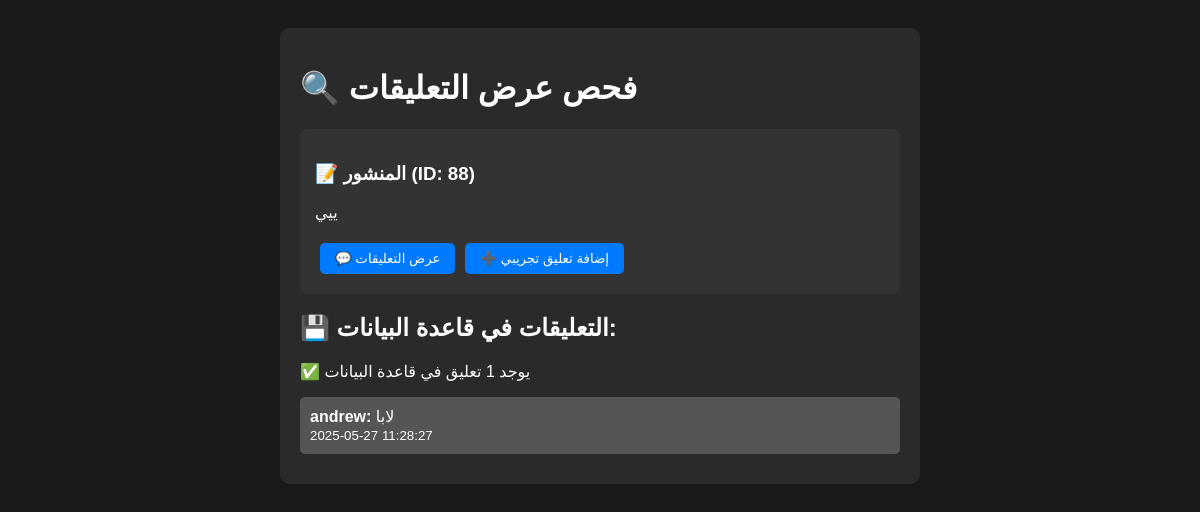
The app's page /debug_comments_display.php with its own data.
### tables this page shows
CREATE TABLE `posts` (
  `id` int(11) NOT NULL AUTO_INCREMENT,
  `user_id` int(11) NOT NULL,
  `content` text DEFAULT NULL,
  `media_url` varchar(255) DEFAULT NULL,
  `created_at` timestamp NOT NULL DEFAULT current_timestamp(),
  `updated_at` timestamp NOT NULL DEFAULT current_timestamp() ON UPDATE current_timestamp(),
  `media_type` varchar(10) DEFAULT NULL,
  `location` varchar(255) DEFAULT NULL,
  `is_private` tinyint(1) DEFAULT 0,
  `likes_count` int(11) DEFAULT 0,
  `comments_count` int(11) DEFAULT 0,
  `shares_count` int(11) DEFAULT 0,
  PRIMARY KEY (`id`),
  KEY `user_id` (`user_id`),
  CONSTRAINT `posts_ibfk_1` FOREIGN KEY (`user_id`) REFERENCES `users` (`id`) ON DELETE CASCADE
);

CREATE TABLE `comments` (
  `id` int(11) NOT NULL AUTO_INCREMENT,
  `user_id` int(11) NOT NULL,
  `post_id` int(11) NOT NULL,
  `content` text NOT NULL,
  `created_at` timestamp NOT NULL DEFAULT current_timestamp(),
  PRIMARY KEY (`id`),
  KEY `user_id` (`user_id`),
  KEY `post_id` (`post_id`),
  CONSTRAINT `comments_ibfk_1` FOREIGN KEY (`user_id`) REFERENCES `users` (`id`) ON DELETE CASCADE,
  CONSTRAINT `comments_ibfk_2` FOREIGN KEY (`post_id`) REFERENCES `posts` (`id`) ON DELETE CASCADE
);

CREATE TABLE `users` (
  `id` int(11) NOT NULL AUTO_INCREMENT,
  `username` varchar(50) NOT NULL,
  `email` varchar(255) NOT NULL,
  `password` varchar(255) NOT NULL,
  `profile_picture` varchar(255) DEFAULT NULL,
  `bio` text DEFAULT NULL,
  `created_at` timestamp NOT NULL DEFAULT current_timestamp(),
  `updated_at` timestamp NOT NULL DEFAULT current_timestamp() ON UPDATE current_timestamp(),
  `last_active` timestamp NOT NULL DEFAULT current_timestamp() ON UPDATE current_timestamp(),
  `last_message_time` datetime DEFAULT NULL,
  `first_name` varchar(50) DEFAULT '',
  `last_name` varchar(50) DEFAULT '',
  `avatar_url` varchar(255) DEFAULT '/WEP/assets/images/default-avatar.png',
  `last_activity` timestamp NOT NULL DEFAULT current_timestamp() ON UPDATE current_timestamp(),
  `location` varchar(255) DEFAULT NULL,
  `website` varchar(255) DEFAULT NULL,
  `phone` varchar(20) DEFAULT NULL,
  `is_verified` tinyint(1) DEFAULT 0,
  `is_private` tinyint(1) DEFAULT 0,
  PRIMARY KEY (`id`),
  UNIQUE KEY `username` (`username`),
  UNIQUE KEY `email` (`email`)
);

### debug_comments_display.php (the view, shortened to what this page needs)
<?php
require_once 'config.php';
echo "<!DOCTYPE html>";
echo "<html><head><meta charset='UTF-8'><title>فحص عرض التعليقات</title>";
echo "</head><body>";
echo "<div class='container'>";
echo "<h1>🔍 فحص عرض التعليقات</h1>";
try {
    $pdo = new PDO($dsn, DB_USER, DB_PASS, $pdo_options);
    $pdo->setAttribute(PDO::ATTR_ERRMODE, PDO::ERRMODE_EXCEPTION);
    $stmt = $pdo->prepare("SELECT * FROM posts WHERE user_id = 11 ORDER BY id DESC LIMIT 1");
    $stmt->execute();
    $post = $stmt->fetch(PDO::FETCH_ASSOC);
    $post_id = $post['id'];
    echo "<div class='post' data-post-id='$post_id'>";
    echo "<h3>📝 المنشور (ID: $post_id)</h3>";
    echo "<p>" . htmlspecialchars($post['content']) . "</p>";
    echo "<div class='post-actions'>";
    echo "<button class='btn' onclick='toggleComments($post_id)'>💬 عرض التعليقات</button>";
    echo "<button class='btn' onclick='testAddComment($post_id)'>➕ إضافة تعليق تجريبي</button>";
    echo "</div>";
    echo "</div>";
    echo "<h2>💾 التعليقات في قاعدة البيانات:</h2>";
    $stmt = $pdo->prepare("
        SELECT c.*, u.username, u.first_name, u.last_name, u.avatar_url
        FROM comments c
        JOIN users u ON c.user_id = u.id
        WHERE c.post_id = ?
        ORDER BY c.created_at DESC
    ");
    $stmt->execute([$post_id]);
    $comments = $stmt->fetchAll(PDO::FETCH_ASSOC);
    if (empty($comments)) {
        echo "<p>❌ لا توجد تعليقات في قاعدة البيانات</p>";
    } else {
        echo "<p>✅ يوجد " . count($comments) . " تعليق في قاعدة البيانات</p>";
        foreach ($comments as $comment) {
            echo "<div class='comment-item'>";
            echo "<strong>{$comment['username']}:</strong> " . htmlspecialchars($comment['content']);
            echo "<br><small>{$comment['created_at']}</small>";
            echo "</div>";
        }
    }
} catch (Exception $e) {
    echo "<p>❌ خطأ: " . $e->getMessage() . "</p>";
}
echo "</div>";
echo "</body></html>";
?>

### debug_comments_display.php (style rules this page uses)
body { font-family:Arial;padding:20px;background:#1a1a1a;color:white; }
.container { max-width:600px;margin:0 auto;background:#2a2a2a;padding:20px;border-radius:10px; }
.post { background:#333;padding:15px;border-radius:8px;margin:20px 0; }
.comment-item { background:#555;padding:10px;margin:10px 0;border-radius:5px; }
.btn { padding:8px 15px;background:#007bff;color:white;border:none;border-radius:5px;cursor:pointer;margin:5px; }

### records on screen
posts: id "88", content "ييي"
comments: user.username "andrew", content "لابا", created_at "2025-05-27 11:28:27"
